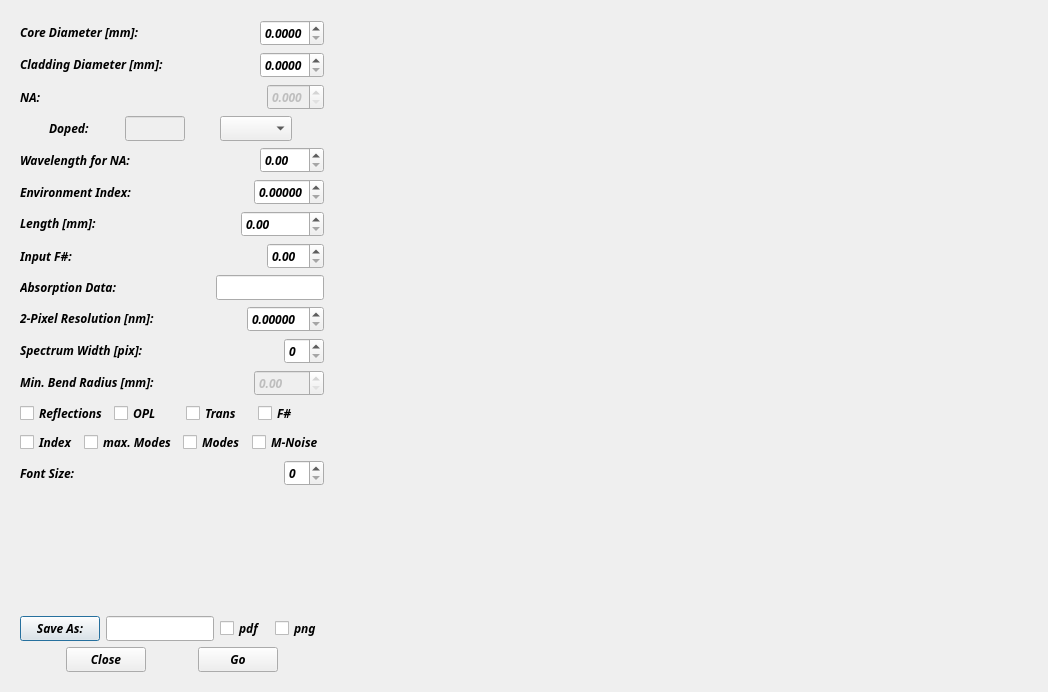
<?xml version="1.0" encoding="UTF-8"?>
<ui version="4.0">
 <class>Fibre</class>
 <widget class="QDialog" name="Fibre">
  <property name="geometry">
   <rect>
    <x>0</x>
    <y>0</y>
    <width>1048</width>
    <height>692</height>
   </rect>
  </property>
  <property name="font">
   <font>
    <family>Ubuntu Mono</family>
    <weight>75</weight>
    <italic>true</italic>
    <bold>true</bold>
   </font>
  </property>
  <property name="windowTitle">
   <string>Dialog</string>
  </property>
  <layout class="QGridLayout" name="gridLayout">
   <item row="0" column="0">
    <widget class="QScrollArea" name="scrollArea">
     <property name="frameShape">
      <enum>QFrame::NoFrame</enum>
     </property>
     <property name="frameShadow">
      <enum>QFrame::Sunken</enum>
     </property>
     <property name="widgetResizable">
      <bool>true</bool>
     </property>
     <widget class="QWidget" name="scrollAreaWidgetContents">
      <property name="geometry">
       <rect>
        <x>0</x>
        <y>0</y>
        <width>1030</width>
        <height>674</height>
       </rect>
      </property>
      <layout class="QHBoxLayout" name="horizontalLayout_16">
       <item>
        <layout class="QVBoxLayout" name="verticalLayout">
         <item>
          <layout class="QHBoxLayout" name="horizontalLayout">
           <item>
            <widget class="QLabel" name="label">
             <property name="text">
              <string>&lt;html&gt;&lt;head/&gt;&lt;body&gt;&lt;p&gt;Core Diameter [mm]:&lt;/p&gt;&lt;/body&gt;&lt;/html&gt;</string>
             </property>
            </widget>
           </item>
           <item>
            <widget class="QDoubleSpinBox" name="doubleSpinBox">
             <property name="sizePolicy">
              <sizepolicy hsizetype="Maximum" vsizetype="Fixed">
               <horstretch>0</horstretch>
               <verstretch>0</verstretch>
              </sizepolicy>
             </property>
             <property name="decimals">
              <number>4</number>
             </property>
             <property name="maximum">
              <double>9.990000000000000</double>
             </property>
             <property name="singleStep">
              <double>0.005000000000000</double>
             </property>
            </widget>
           </item>
          </layout>
         </item>
         <item>
          <layout class="QHBoxLayout" name="horizontalLayout_2">
           <item>
            <widget class="QLabel" name="label_5">
             <property name="text">
              <string>&lt;html&gt;&lt;head/&gt;&lt;body&gt;&lt;p&gt;Cladding Diameter [mm]:&lt;/p&gt;&lt;/body&gt;&lt;/html&gt;</string>
             </property>
            </widget>
           </item>
           <item>
            <widget class="QDoubleSpinBox" name="doubleSpinBox_2">
             <property name="sizePolicy">
              <sizepolicy hsizetype="Maximum" vsizetype="Fixed">
               <horstretch>0</horstretch>
               <verstretch>0</verstretch>
              </sizepolicy>
             </property>
             <property name="decimals">
              <number>4</number>
             </property>
             <property name="maximum">
              <double>9.990000000000000</double>
             </property>
             <property name="singleStep">
              <double>0.005000000000000</double>
             </property>
            </widget>
           </item>
          </layout>
         </item>
         <item>
          <layout class="QHBoxLayout" name="horizontalLayout_3">
           <item>
            <widget class="QLabel" name="label_3">
             <property name="text">
              <string>NA:</string>
             </property>
            </widget>
           </item>
           <item>
            <widget class="QDoubleSpinBox" name="doubleSpinBox_3">
             <property name="enabled">
              <bool>false</bool>
             </property>
             <property name="sizePolicy">
              <sizepolicy hsizetype="Maximum" vsizetype="Fixed">
               <horstretch>0</horstretch>
               <verstretch>0</verstretch>
              </sizepolicy>
             </property>
             <property name="decimals">
              <number>3</number>
             </property>
             <property name="maximum">
              <double>9.990000000000000</double>
             </property>
             <property name="singleStep">
              <double>0.010000000000000</double>
             </property>
            </widget>
           </item>
          </layout>
         </item>
         <item>
          <layout class="QHBoxLayout" name="horizontalLayout_13">
           <item>
            <widget class="QLabel" name="label_10">
             <property name="sizePolicy">
              <sizepolicy hsizetype="Maximum" vsizetype="Preferred">
               <horstretch>0</horstretch>
               <verstretch>0</verstretch>
              </sizepolicy>
             </property>
             <property name="text">
              <string>Doped:</string>
             </property>
            </widget>
           </item>
           <item>
            <widget class="QLineEdit" name="lineEdit_2">
             <property name="enabled">
              <bool>false</bool>
             </property>
             <property name="sizePolicy">
              <sizepolicy hsizetype="Maximum" vsizetype="Fixed">
               <horstretch>0</horstretch>
               <verstretch>0</verstretch>
              </sizepolicy>
             </property>
             <property name="minimumSize">
              <size>
               <width>50</width>
               <height>0</height>
              </size>
             </property>
             <property name="maximumSize">
              <size>
               <width>60</width>
               <height>30</height>
              </size>
             </property>
            </widget>
           </item>
           <item>
            <widget class="QComboBox" name="comboBox">
             <property name="sizePolicy">
              <sizepolicy hsizetype="Maximum" vsizetype="Fixed">
               <horstretch>0</horstretch>
               <verstretch>0</verstretch>
              </sizepolicy>
             </property>
            </widget>
           </item>
          </layout>
         </item>
         <item>
          <layout class="QHBoxLayout" name="horizontalLayout_4">
           <item>
            <widget class="QLabel" name="label_4">
             <property name="text">
              <string>Wavelength for NA:</string>
             </property>
            </widget>
           </item>
           <item>
            <widget class="QDoubleSpinBox" name="doubleSpinBox_4">
             <property name="sizePolicy">
              <sizepolicy hsizetype="Maximum" vsizetype="Fixed">
               <horstretch>0</horstretch>
               <verstretch>0</verstretch>
              </sizepolicy>
             </property>
             <property name="maximum">
              <double>999.990000000000009</double>
             </property>
            </widget>
           </item>
          </layout>
         </item>
         <item>
          <layout class="QHBoxLayout" name="horizontalLayout_5">
           <item>
            <widget class="QLabel" name="label_8">
             <property name="text">
              <string>Environment Index:</string>
             </property>
            </widget>
           </item>
           <item>
            <widget class="QDoubleSpinBox" name="doubleSpinBox_5">
             <property name="sizePolicy">
              <sizepolicy hsizetype="Maximum" vsizetype="Fixed">
               <horstretch>0</horstretch>
               <verstretch>0</verstretch>
              </sizepolicy>
             </property>
             <property name="decimals">
              <number>5</number>
             </property>
             <property name="maximum">
              <double>9.990000000000000</double>
             </property>
            </widget>
           </item>
          </layout>
         </item>
         <item>
          <layout class="QHBoxLayout" name="horizontalLayout_6">
           <item>
            <widget class="QLabel" name="label_2">
             <property name="text">
              <string>&lt;html&gt;&lt;head/&gt;&lt;body&gt;&lt;p&gt;Length [mm]:&lt;/p&gt;&lt;/body&gt;&lt;/html&gt;</string>
             </property>
            </widget>
           </item>
           <item>
            <widget class="QDoubleSpinBox" name="doubleSpinBox_6">
             <property name="sizePolicy">
              <sizepolicy hsizetype="Maximum" vsizetype="Fixed">
               <horstretch>0</horstretch>
               <verstretch>0</verstretch>
              </sizepolicy>
             </property>
             <property name="maximum">
              <double>999999.989999999990687</double>
             </property>
            </widget>
           </item>
          </layout>
         </item>
         <item>
          <layout class="QHBoxLayout" name="horizontalLayout_7">
           <item>
            <widget class="QLabel" name="label_6">
             <property name="text">
              <string>Input F#:</string>
             </property>
            </widget>
           </item>
           <item>
            <widget class="QDoubleSpinBox" name="doubleSpinBox_7">
             <property name="sizePolicy">
              <sizepolicy hsizetype="Maximum" vsizetype="Fixed">
               <horstretch>0</horstretch>
               <verstretch>0</verstretch>
              </sizepolicy>
             </property>
            </widget>
           </item>
          </layout>
         </item>
         <item>
          <layout class="QHBoxLayout" name="horizontalLayout_8">
           <item>
            <widget class="QLabel" name="label_7">
             <property name="text">
              <string>Absorption Data:</string>
             </property>
            </widget>
           </item>
           <item>
            <widget class="QLineEdit" name="lineEdit">
             <property name="sizePolicy">
              <sizepolicy hsizetype="Maximum" vsizetype="Fixed">
               <horstretch>0</horstretch>
               <verstretch>0</verstretch>
              </sizepolicy>
             </property>
            </widget>
           </item>
          </layout>
         </item>
         <item>
          <layout class="QHBoxLayout" name="horizontalLayout_14">
           <item>
            <widget class="QLabel" name="label_11">
             <property name="text">
              <string>&lt;html&gt;&lt;head/&gt;&lt;body&gt;&lt;p&gt;2-Pixel Resolution  [nm]:&lt;/p&gt;&lt;/body&gt;&lt;/html&gt;</string>
             </property>
            </widget>
           </item>
           <item>
            <widget class="QDoubleSpinBox" name="doubleSpinBox_9">
             <property name="sizePolicy">
              <sizepolicy hsizetype="Maximum" vsizetype="Fixed">
               <horstretch>0</horstretch>
               <verstretch>0</verstretch>
              </sizepolicy>
             </property>
             <property name="decimals">
              <number>5</number>
             </property>
             <property name="singleStep">
              <double>0.001000000000000</double>
             </property>
            </widget>
           </item>
          </layout>
         </item>
         <item>
          <layout class="QHBoxLayout" name="horizontalLayout_15">
           <item>
            <widget class="QLabel" name="label_12">
             <property name="text">
              <string>&lt;html&gt;&lt;head/&gt;&lt;body&gt;&lt;p&gt;Spectrum Width [pix]:&lt;/p&gt;&lt;/body&gt;&lt;/html&gt;</string>
             </property>
            </widget>
           </item>
           <item>
            <widget class="QSpinBox" name="spinBox">
             <property name="sizePolicy">
              <sizepolicy hsizetype="Maximum" vsizetype="Fixed">
               <horstretch>0</horstretch>
               <verstretch>0</verstretch>
              </sizepolicy>
             </property>
            </widget>
           </item>
          </layout>
         </item>
         <item>
          <layout class="QHBoxLayout" name="horizontalLayout_10">
           <item>
            <widget class="QLabel" name="label_9">
             <property name="text">
              <string>&lt;html&gt;&lt;head/&gt;&lt;body&gt;&lt;p&gt;Min. Bend Radius [mm]:&lt;/p&gt;&lt;/body&gt;&lt;/html&gt;</string>
             </property>
            </widget>
           </item>
           <item>
            <widget class="QDoubleSpinBox" name="doubleSpinBox_8">
             <property name="enabled">
              <bool>false</bool>
             </property>
             <property name="sizePolicy">
              <sizepolicy hsizetype="Maximum" vsizetype="Fixed">
               <horstretch>0</horstretch>
               <verstretch>0</verstretch>
              </sizepolicy>
             </property>
             <property name="maximum">
              <double>9999.989999999999782</double>
             </property>
            </widget>
           </item>
          </layout>
         </item>
         <item>
          <layout class="QHBoxLayout" name="horizontalLayout_9">
           <item>
            <widget class="QCheckBox" name="checkBox">
             <property name="text">
              <string>Reflections</string>
             </property>
            </widget>
           </item>
           <item>
            <widget class="QCheckBox" name="checkBox_2">
             <property name="text">
              <string>OPL</string>
             </property>
            </widget>
           </item>
           <item>
            <widget class="QCheckBox" name="checkBox_3">
             <property name="text">
              <string>Trans</string>
             </property>
            </widget>
           </item>
           <item>
            <widget class="QCheckBox" name="checkBox_5">
             <property name="text">
              <string>F#</string>
             </property>
            </widget>
           </item>
          </layout>
         </item>
         <item>
          <layout class="QHBoxLayout" name="horizontalLayout_12">
           <item>
            <widget class="QCheckBox" name="checkBox_4">
             <property name="text">
              <string>Index</string>
             </property>
            </widget>
           </item>
           <item>
            <widget class="QCheckBox" name="checkBox_6">
             <property name="text">
              <string>max. Modes</string>
             </property>
            </widget>
           </item>
           <item>
            <widget class="QCheckBox" name="checkBox_10">
             <property name="text">
              <string>Modes</string>
             </property>
            </widget>
           </item>
           <item>
            <widget class="QCheckBox" name="checkBox_7">
             <property name="text">
              <string>M-Noise</string>
             </property>
            </widget>
           </item>
          </layout>
         </item>
         <item>
          <layout class="QHBoxLayout" name="horizontalLayout_17">
           <item>
            <widget class="QLabel" name="label_13">
             <property name="text">
              <string>Font Size:</string>
             </property>
            </widget>
           </item>
           <item>
            <widget class="QSpinBox" name="spinBox_2">
             <property name="sizePolicy">
              <sizepolicy hsizetype="Maximum" vsizetype="Fixed">
               <horstretch>0</horstretch>
               <verstretch>0</verstretch>
              </sizepolicy>
             </property>
            </widget>
           </item>
          </layout>
         </item>
         <item>
          <spacer name="verticalSpacer">
           <property name="orientation">
            <enum>Qt::Vertical</enum>
           </property>
           <property name="sizeHint" stdset="0">
            <size>
             <width>287</width>
             <height>13</height>
            </size>
           </property>
          </spacer>
         </item>
         <item>
          <layout class="QHBoxLayout" name="horizontalLayout_18">
           <item>
            <widget class="QPushButton" name="pushButton_3">
             <property name="sizePolicy">
              <sizepolicy hsizetype="Maximum" vsizetype="Fixed">
               <horstretch>0</horstretch>
               <verstretch>0</verstretch>
              </sizepolicy>
             </property>
             <property name="text">
              <string>Save As:</string>
             </property>
            </widget>
           </item>
           <item>
            <widget class="QLineEdit" name="lineEdit_3">
             <property name="sizePolicy">
              <sizepolicy hsizetype="Maximum" vsizetype="Fixed">
               <horstretch>0</horstretch>
               <verstretch>0</verstretch>
              </sizepolicy>
             </property>
            </widget>
           </item>
           <item>
            <widget class="QCheckBox" name="checkBox_8">
             <property name="text">
              <string>pdf</string>
             </property>
            </widget>
           </item>
           <item>
            <widget class="QCheckBox" name="checkBox_9">
             <property name="text">
              <string>png</string>
             </property>
            </widget>
           </item>
          </layout>
         </item>
         <item>
          <layout class="QHBoxLayout" name="horizontalLayout_11">
           <item>
            <widget class="QPushButton" name="pushButton">
             <property name="sizePolicy">
              <sizepolicy hsizetype="Maximum" vsizetype="Fixed">
               <horstretch>0</horstretch>
               <verstretch>0</verstretch>
              </sizepolicy>
             </property>
             <property name="text">
              <string>Close</string>
             </property>
            </widget>
           </item>
           <item>
            <widget class="QPushButton" name="pushButton_2">
             <property name="sizePolicy">
              <sizepolicy hsizetype="Maximum" vsizetype="Fixed">
               <horstretch>0</horstretch>
               <verstretch>0</verstretch>
              </sizepolicy>
             </property>
             <property name="text">
              <string>Go</string>
             </property>
            </widget>
           </item>
          </layout>
         </item>
        </layout>
       </item>
       <item>
        <widget class="QCustomPlot" name="customPlot" native="true">
         <property name="sizePolicy">
          <sizepolicy hsizetype="Expanding" vsizetype="Expanding">
           <horstretch>0</horstretch>
           <verstretch>0</verstretch>
          </sizepolicy>
         </property>
         <property name="minimumSize">
          <size>
           <width>447</width>
           <height>503</height>
          </size>
         </property>
        </widget>
       </item>
      </layout>
     </widget>
    </widget>
   </item>
  </layout>
 </widget>
 <customwidgets>
  <customwidget>
   <class>QCustomPlot</class>
   <extends>QWidget</extends>
   <header>qcustomplot.h</header>
   <container>1</container>
  </customwidget>
 </customwidgets>
 <resources/>
 <connections>
  <connection>
   <sender>pushButton</sender>
   <signal>clicked()</signal>
   <receiver>Fibre</receiver>
   <slot>close()</slot>
   <hints>
    <hint type="sourcelabel">
     <x>96</x>
     <y>311</y>
    </hint>
    <hint type="destinationlabel">
     <x>151</x>
     <y>317</y>
    </hint>
   </hints>
  </connection>
 </connections>
</ui>
